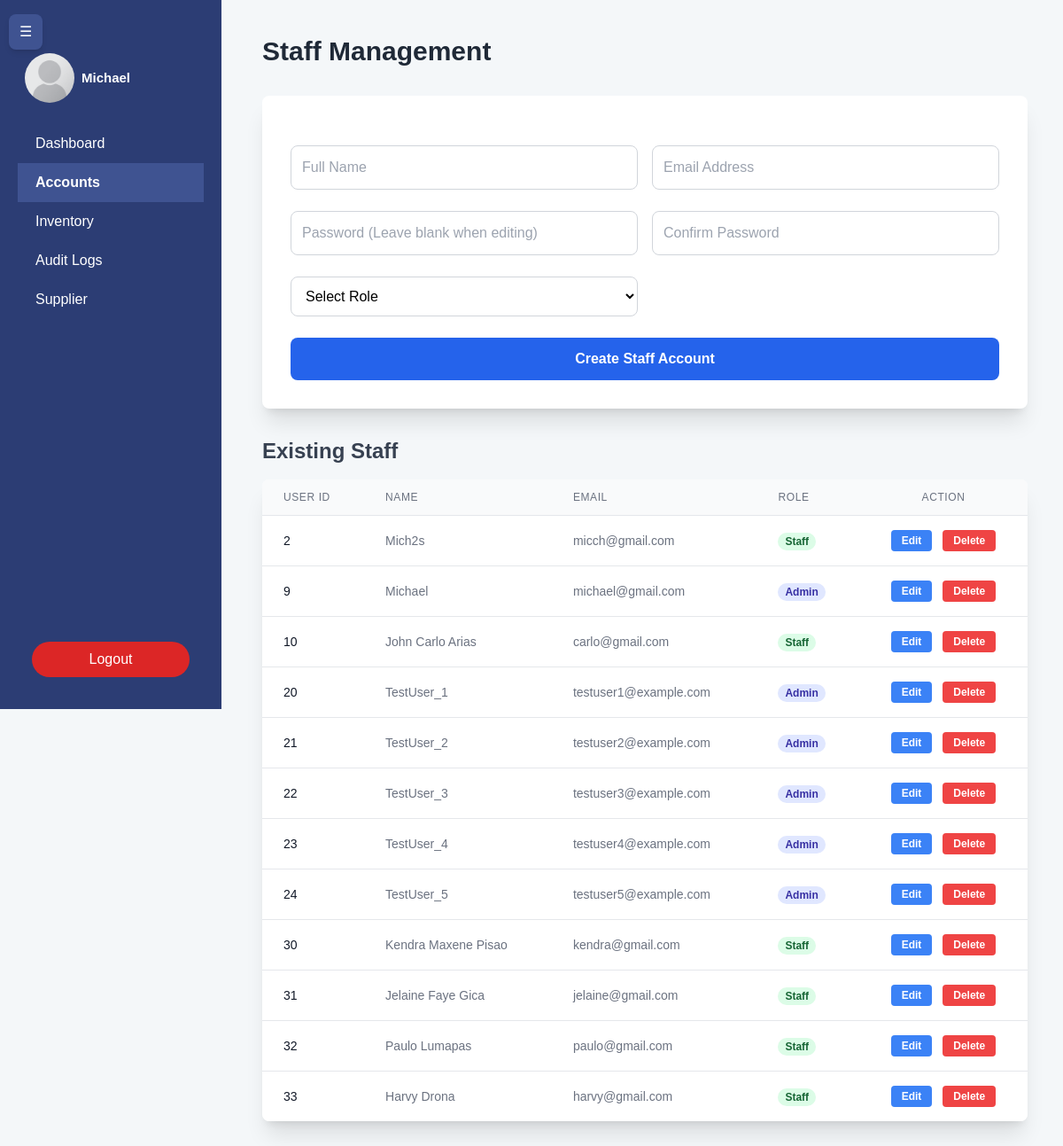
The app's page /user/admin/staff_creation.php (signed in), older data.
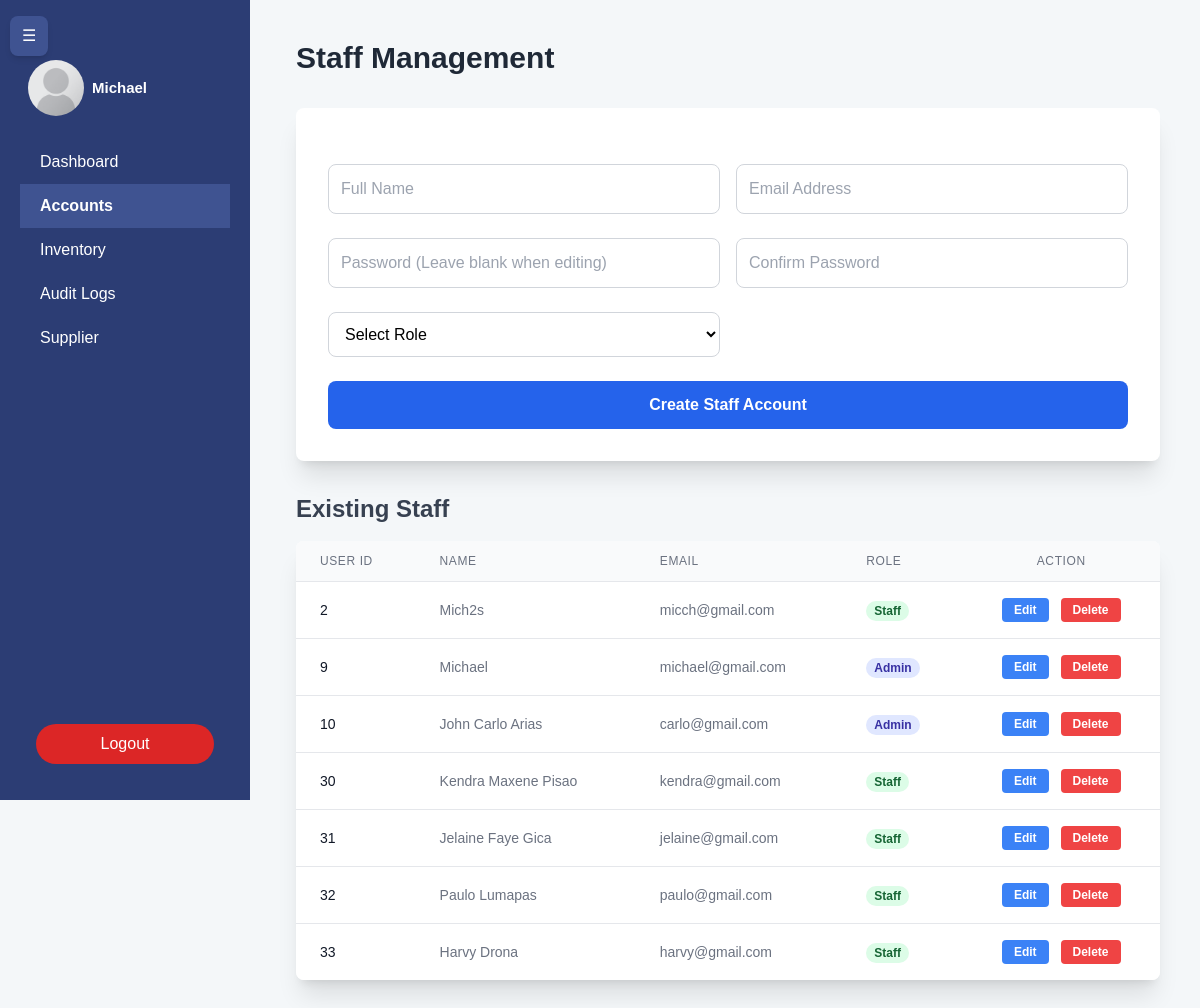
The same page, newer data.
### tables this page shows
CREATE TABLE `users` (
  `id` int(11) NOT NULL,
  `name` varchar(45) DEFAULT NULL,
  `email` varchar(45) NOT NULL,
  `password_hash` varchar(255) NOT NULL,
  `roles` enum('admin','staff') NOT NULL
);

### db.php (called while the page is built, shortened)
<?php
$current_url = $_SERVER['SCRIPT_NAME'];
$initial_margin_class = (isset($_SESSION['sidebar_initial_state']) && $_SESSION['sidebar_initial_state'] == 'collapsed') ? 'ml-16' : 'ml-64';
$activePage = basename($current_url);
?>

### backend/create_staff.php (called while the page is built, shortened)
<?php
include "../../db.php";
$staff_sql = "SELECT id, name, email, roles FROM users ORDER BY id ASC";
$staffs = $conn->query($staff_sql)->fetchAll();
?>

### user/admin/staff_creation.php (the view, shortened to what this page needs)
<?php
include "../../backend/create_staff.php";
?>
<!DOCTYPE html>
<html lang="en">
<head>
    <link rel="stylesheet" href="../../css/admin.css">
    <script src="https://cdn.tailwindcss.com"></script>
</head>
<body>
    <?php include "sidebar.php"; ?>
    <div class="ml-64 p-10 <?= $initial_margin_class ?>">
        <h1 class="text-3xl font-bold mb-8 text-gray-800">Staff Management</h1>
        <div class="bg-white p-8 rounded-lg shadow-xl w-full mb-8">
            <form method="POST" action="" class="space-y-6">
                <div class="flex space-x-4">
                    <input type="text" id="name" name="name" placeholder="Full Name" required
                        class="w-1/2 p-3 border border-gray-300 rounded-lg focus:outline-none focus:ring-2 focus:ring-blue-500 transition duration-150">
                    <input type="email" name="email" id="email" placeholder="Email Address" required
                        class="w-1/2 p-3 border border-gray-300 rounded-lg focus:outline-none focus:ring-2 focus:ring-blue-500 transition duration-150">
                </div>
                <div class="flex space-x-4">
                    <input type="password" name="password" placeholder="Password (Leave blank when editing)" id="pw"
                        required
                        class="w-1/2 p-3 border border-gray-300 rounded-lg focus:outline-none focus:ring-2 focus:ring-blue-500 transition duration-150">
                    <input type="password" name="password_confirm" placeholder="Confirm Password" id="rpw" required
                        class="w-1/2 p-3 border border-gray-300 rounded-lg focus:outline-none focus:ring-2 focus:ring-blue-500 transition duration-150">
                </div>
                <div class="flex space-x-4">
                    <select name="role" id="role" required
                        class="w-1/2 p-3 border border-gray-300 rounded-lg bg-white focus:outline-none focus:ring-2 focus:ring-blue-500 transition duration-150">
                        <option value="">Select Role</option>
                    </select>
                    <div class="w-1/2"></div>
                </div>
                <button type="submit" name="signup" id="submitBtn"
                    class="w-full bg-blue-600 text-white font-semibold py-3 rounded-lg hover:bg-blue-700 transition duration-200 focus:outline-none focus:ring-4 focus:ring-blue-300">Create
                    Staff Account
                </button>
            </form>
        </div>
        <h2 class="text-2xl font-semibold mb-4 text-gray-700">Existing Staff</h2>
        <div class="bg-white rounded-lg shadow-xl overflow-x-auto">
            <table class="min-w-full divide-y divide-gray-200">
                <thead class="bg-gray-50">
                    <tr>
                        <th class="px-6 py-3 text-left text-xs font-medium text-gray-500 uppercase tracking-wider">User
                            ID</th>
                        <th class="px-6 py-3 text-left text-xs font-medium text-gray-500 uppercase tracking-wider">Name
                        </th>
                        <th class="px-6 py-3 text-left text-xs font-medium text-gray-500 uppercase tracking-wider">Email
                        </th>
                        <th class="px-6 py-3 text-left text-xs font-medium text-gray-500 uppercase tracking-wider">Role
                        </th>
                        <th class="px-6 py-3 text-center text-xs font-medium text-gray-500 uppercase tracking-wider">
                            Action</th>
                    </tr>
                </thead>
                <tbody class="bg-white divide-y divide-gray-200">
                    <?php if (!empty($staffs)): ?>
                        <?php foreach ($staffs as $staff): ?>
                            <tr>
                                <td class="px-6 py-4 whitespace-nowrap text-sm font-medium text-gray-900">
                                    <?php echo htmlspecialchars($staff['id']); ?></td>
                                <td class="px-6 py-4 whitespace-nowrap text-sm text-gray-500">
                                    <?php echo htmlspecialchars($staff['name']); ?></td>
                                <td class="px-6 py-4 whitespace-nowrap text-sm text-gray-500">
                                    <?php echo htmlspecialchars($staff['email']); ?></td>
                                <td class="px-6 py-4 whitespace-nowrap text-sm">
                                    <span
                                        class="px-2 inline-flex text-xs leading-5 font-semibold rounded-full
                                        <?php echo ($staff['roles'] == 'admin') ? 'bg-indigo-100 text-indigo-800' : 'bg-green-100 text-green-800'; ?>">
                                        <?php echo htmlspecialchars(ucfirst($staff['roles'])); ?>
                                    </span>
                                </td>
                                <td class="px-6 text-center py-4 whitespace-nowrap text-sm font-medium">
                                    <button onclick="fillForm(
                                            <?= $staff['id'] ?>,
                                            '<?= htmlspecialchars($staff['name']) ?>',
                                            '<?= htmlspecialchars($staff['email']) ?>',
                                            '<?= htmlspecialchars($staff['roles']) ?>'
                                        )"
                                        class="text-white bg-blue-500 hover:bg-blue-600 font-semibold py-1 px-3 rounded text-xs transition">Edit
                                    </button>
                                    <button onclick="confirmDelete(<?= $staff['id'] ?>)" type="button"
                                        class="text-white bg-red-500 hover:bg-red-700 font-semibold py-1 px-3 rounded text-xs transition ml-2">
                                        Delete
                                    </button>
                                </td>
                            </tr>
                        <?php endforeach; ?>
                    <?php else: ?>
                        <tr>
                            <td colspan="5" class="px-6 py-4 text-center text-gray-500">No staff accounts found.</td>
                        </tr>
                    <?php endif; ?>
                </tbody>
            </table>
        </div>
    </div>
</body>
</html>

### user/admin/sidebar.php (shortened to what this page needs)
<?php
$logged_in = "SELECT name FROM users where id = ?";
$logged_in_stmt = $conn->prepare($logged_in);
$logged_in_stmt->execute([$_SESSION["id"]]);
$logged_name = $logged_in_stmt->fetchColumn();
?>
<button id="toggleSidebar"
    class="fixed top-4 left-2.5 z-50 bg-[#3f5391] text-white px-3 py-2 rounded-lg shadow-md hover:bg-[#2C3D74] transition">
    ☰
</button>
<div id="sidebar" class="sidebar transition-all duration-300">
    <div class="flex justify-center items-center p-4"></div>
    <div class="flex items-center mb-4 p-2">
        <img class="rounded-full mr-2 w-14 h-14" src="../../images/profile/placeholder.png" alt="">
        <span style="font-size:15px; font-weight:bold;"><?= htmlspecialchars($logged_name) ?></span>
    </div>
    <a href="admin.php" class="<?= $activePage == 'admin.php' ? 'active' : '' ?>">Dashboard</a>
    <a href="staff_creation.php" class="<?= $activePage == 'staff_creation.php' ? 'active' : '' ?>">Accounts</a>
    <a href="inventory_management.php"
        class="<?= $activePage == 'inventory_management.php' ? 'active' : '' ?>">Inventory</a>
    <a href="logs.php" class="<?= $activePage == 'logs.php' ? 'active' : '' ?>">Audit Logs</a>
    <a href="supplier.php" class="<?= $activePage == 'supplier.php' ? 'active' : '' ?>">Supplier</a>
    <form action="../../backend/logout.php" method="POST" class="mt-auto p-4">
        <button class="w-full bg-red-600 hover:bg-red-700 text-white px-6 py-2 rounded-full transition">
            Logout
        </button>
    </form>
</div>

### css/admin.css (style rules this page uses)
body { margin: 0; font-family: Arial, sans-serif; }
.sidebar { width: 250px; background-color: #333; color: white; padding: 20px; box-sizing: border-box; }
.sidebar a { transition: background-color 0.3s ease, color 0.3s ease; }
.sidebar { width: 250px; background-color: #2c3d74; color: white; height: 100vh; position: fixed; display: flex; flex-direction: column; transition: width 0.3s ease; }
.sidebar a { color: white; padding: 10px 20px; display: block; text-decoration: none; }
.sidebar .active { background-color: #3f5391; font-weight: bold; }

### user/admin/staff_creation.php (style rules this page uses)
body { background-color: #f4f7f9; }

Row changes from the older to the newer data that the page shows:
removed users: id "20", name "TestUser_1", email "testuser1@example.com", roles "Admin"
removed users: id "21", name "TestUser_2", email "testuser2@example.com", roles "Admin"
removed users: id "22", name "TestUser_3", email "testuser3@example.com", roles "Admin"
removed users: id "23", name "TestUser_4", email "testuser4@example.com", roles "Admin"
removed users: id "24", name "TestUser_5", email "testuser5@example.com", roles "Admin"
changed users "John Carlo Arias": roles "Staff" → "Admin"
